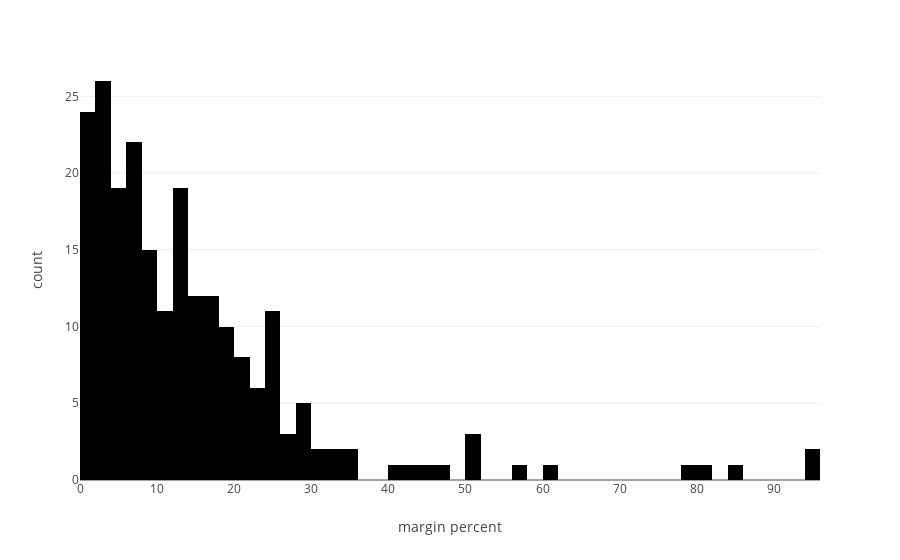

The cell this chart's notebook holds for it:
### Code cell
fig = px.histogram(df[df.year=='2013'], x="margin percent",nbins=50)
fig.show()

### Figure 1 — Plotly figure (JSON) as saved in the notebook; plotly's stock layout.template omitted (floating-point values rounded to 4 significant figures; data arrays with more than 128 entries replaced by an {"elided": "..."} marker saying what was removed)
{"data": [{"alignmentgroup": "True", "bingroup": "x", "hovertemplate": "margin percent=%{x}<br>count=%{y}<extra></extra>", "legendgroup": "", "marker": {"color": "#000001", "pattern": {"shape": ""}}, "name": "", "nbinsx": 50, "offsetgroup": "", "orientation": "v", "showlegend": false, "type": "histogram", "x": {"elided": "224 float values"}, "xaxis": "x", "yaxis": "y"}], "layout": {"barmode": "relative", "legend": {"tracegroupgap": 0}, "margin": {"t": 60}, "xaxis": {"anchor": "y", "domain": [0, 1], "title": {"text": "margin percent"}}, "yaxis": {"anchor": "x", "domain": [0, 1], "title": {"text": "count"}}}}
